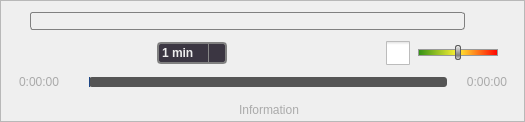
<?xml version="1.0" encoding="UTF-8"?>
<ui version="4.0">
 <class>QOverlayedControl</class>
 <widget class="QWidget" name="QOverlayedControl">
  <property name="geometry">
   <rect>
    <x>0</x>
    <y>0</y>
    <width>525</width>
    <height>122</height>
   </rect>
  </property>
  <property name="windowTitle">
   <string>Form</string>
  </property>
  <property name="styleSheet">
   <string notr="true">/* style sheet for overlay widget ... */
QWidget#QOverlayControl {
   background-color: transparent;
}

/* style ALL comboboxes in this widget ...*/
QComboBox {
   margin: 2px;
   border: 2px solid gray;
   border-radius: 4px;
   padding: 1px 6px 1px 3px;
   font-weight: bold;
}

QComboBox:enabled {
   color: #eee;
   background-color: rgb(59, 54, 66);
}

QComboBox:!enabled {
   color: #ccc;
   background-color: #888;
}

QComboBox::drop-down {
   width: 16px;
   border-left-color: #888;
   border-left-width: 1px;
   border-left-style: solid;
   border-top-right-radius: 4px;
   border-bottom-right-radius: 4px;
}

QComboBox::drop-down:enabled {
   background-color: qlineargradient(spread:pad, x1:0, y1:0, x2:0, y2:1,
   stop:0 #313163,
   stop:0.3  #60609A,
   stop:0.67 #39395B,
   stop:1 black);
}

QComboBox::drop-down:!enabled {
   background-color: #555;
}

QComboBox::down-arrow {
   width: 11px;
   height: 11px;
}

QComboBox::down-arrow:enabled {
   image: url(:/player/down_arrow);
}

QComboBox::down-arrow:!enabled {
   image: url(:/player/down_arrow_disabled);
}

QComboBox QAbstractItemView {
   background-color:  rgb(59, 54, 66);
   color: white;
   selection-background-color: #fc0;
   selection-color: rgb(59, 54, 66);
}
</string>
  </property>
  <property name="locale">
   <locale language="English" country="UnitedStates"/>
  </property>
  <layout class="QVBoxLayout" name="verticalLayout">
   <property name="spacing">
    <number>0</number>
   </property>
   <property name="leftMargin">
    <number>0</number>
   </property>
   <property name="topMargin">
    <number>0</number>
   </property>
   <property name="rightMargin">
    <number>0</number>
   </property>
   <property name="bottomMargin">
    <number>0</number>
   </property>
   <item>
    <widget class="QFrame" name="styleFrame">
     <property name="styleSheet">
      <string notr="true">QFrame#styleFrame {
background-color: qlineargradient(spread:pad, x1:0, y1:0, x2:0, y2:1, stop:0 #303060,
stop:0.3 #101020,
stop:1 #202040);
border-radius: 10px;
border: 2px solid #888;
};
</string>
     </property>
     <property name="frameShape">
      <enum>QFrame::StyledPanel</enum>
     </property>
     <property name="frameShadow">
      <enum>QFrame::Raised</enum>
     </property>
     <widget class="QWidget" name="layoutWidget_2">
      <property name="geometry">
       <rect>
        <x>524</x>
        <y>7</y>
        <width>156</width>
        <height>68</height>
       </rect>
      </property>
      <layout class="QHBoxLayout" name="horizontalLayout_2">
       <item>
        <layout class="QVBoxLayout" name="verticalLayout_4">
         <item>
          <widget class="QLabel" name="labAspect">
           <property name="minimumSize">
            <size>
             <width>24</width>
             <height>14</height>
            </size>
           </property>
           <property name="maximumSize">
            <size>
             <width>24</width>
             <height>14</height>
            </size>
           </property>
           <property name="text">
            <string/>
           </property>
           <property name="pixmap">
            <pixmap resource="../common.qrc">:/player/white_aspect</pixmap>
           </property>
           <property name="scaledContents">
            <bool>true</bool>
           </property>
           <property name="alignment">
            <set>Qt::AlignCenter</set>
           </property>
          </widget>
         </item>
         <item>
          <widget class="QLabel" name="labCrop">
           <property name="minimumSize">
            <size>
             <width>14</width>
             <height>14</height>
            </size>
           </property>
           <property name="maximumSize">
            <size>
             <width>14</width>
             <height>14</height>
            </size>
           </property>
           <property name="text">
            <string/>
           </property>
           <property name="pixmap">
            <pixmap resource="../common.qrc">:/player/white_crop</pixmap>
           </property>
           <property name="scaledContents">
            <bool>true</bool>
           </property>
           <property name="alignment">
            <set>Qt::AlignCenter</set>
           </property>
          </widget>
         </item>
        </layout>
       </item>
       <item>
        <layout class="QVBoxLayout" name="verticalLayout_5">
         <item>
          <widget class="QComboBoxEx" name="cbxAspect">
           <property name="font">
            <font>
             <weight>75</weight>
             <bold>true</bold>
            </font>
           </property>
           <property name="toolTip">
            <string>Aspect</string>
           </property>
           <property name="styleSheet">
            <string notr="true"/>
           </property>
          </widget>
         </item>
         <item>
          <widget class="QComboBoxEx" name="cbxCrop">
           <property name="font">
            <font>
             <weight>75</weight>
             <bold>true</bold>
            </font>
           </property>
           <property name="toolTip">
            <string>Crop</string>
           </property>
          </widget>
         </item>
        </layout>
       </item>
       <item>
        <widget class="QPushButton" name="btnSaveAspectCrop">
         <property name="minimumSize">
          <size>
           <width>22</width>
           <height>22</height>
          </size>
         </property>
         <property name="maximumSize">
          <size>
           <width>22</width>
           <height>22</height>
          </size>
         </property>
         <property name="toolTip">
          <string>Save Video Format</string>
         </property>
         <property name="text">
          <string/>
         </property>
         <property name="icon">
          <iconset resource="../common.qrc">
           <normaloff>:/app/save</normaloff>:/app/save</iconset>
         </property>
         <property name="iconSize">
          <size>
           <width>20</width>
           <height>20</height>
          </size>
         </property>
         <property name="flat">
          <bool>true</bool>
         </property>
        </widget>
       </item>
      </layout>
     </widget>
     <widget class="QTextEdit" name="textEdit">
      <property name="geometry">
       <rect>
        <x>16</x>
        <y>122</y>
        <width>491</width>
        <height>101</height>
       </rect>
      </property>
      <property name="html">
       <string>&lt;!DOCTYPE HTML PUBLIC &quot;-//W3C//DTD HTML 4.0//EN&quot; &quot;http://www.w3.org/TR/REC-html40/strict.dtd&quot;&gt;
&lt;html&gt;&lt;head&gt;&lt;meta name=&quot;qrichtext&quot; content=&quot;1&quot; /&gt;&lt;style type=&quot;text/css&quot;&gt;
p, li { white-space: pre-wrap; }
&lt;/style&gt;&lt;/head&gt;&lt;body style=&quot; font-family:'MS Shell Dlg 2'; font-size:8.25pt; font-weight:400; font-style:normal;&quot;&gt;
&lt;p style=&quot;-qt-paragraph-type:empty; margin-top:0px; margin-bottom:0px; margin-left:0px; margin-right:0px; -qt-block-indent:0; text-indent:0px; font-family:'Ubuntu'; font-size:11pt;&quot;&gt;&lt;br /&gt;&lt;/p&gt;&lt;/body&gt;&lt;/html&gt;</string>
      </property>
     </widget>
     <widget class="QWidget" name="layoutWidget">
      <property name="geometry">
       <rect>
        <x>7</x>
        <y>7</y>
        <width>518</width>
        <height>116</height>
       </rect>
      </property>
      <layout class="QHBoxLayout" name="horizontalLayout">
       <property name="spacing">
        <number>0</number>
       </property>
       <item>
        <widget class="QFrame" name="controlFrame">
         <property name="minimumSize">
          <size>
           <width>500</width>
           <height>114</height>
          </size>
         </property>
         <property name="maximumSize">
          <size>
           <width>460</width>
           <height>114</height>
          </size>
         </property>
         <property name="frameShape">
          <enum>QFrame::NoFrame</enum>
         </property>
         <property name="frameShadow">
          <enum>QFrame::Raised</enum>
         </property>
         <property name="lineWidth">
          <number>0</number>
         </property>
         <layout class="QVBoxLayout" name="verticalLayout_2">
          <property name="spacing">
           <number>0</number>
          </property>
          <property name="leftMargin">
           <number>0</number>
          </property>
          <property name="topMargin">
           <number>0</number>
          </property>
          <property name="rightMargin">
           <number>0</number>
          </property>
          <property name="bottomMargin">
           <number>0</number>
          </property>
          <item>
           <layout class="QHBoxLayout" name="hLayoutCaption">
            <property name="spacing">
             <number>4</number>
            </property>
            <property name="leftMargin">
             <number>5</number>
            </property>
            <property name="topMargin">
             <number>4</number>
            </property>
            <property name="bottomMargin">
             <number>10</number>
            </property>
            <item>
             <widget class="QPushButton" name="pushHide">
              <property name="minimumSize">
               <size>
                <width>14</width>
                <height>14</height>
               </size>
              </property>
              <property name="maximumSize">
               <size>
                <width>14</width>
                <height>14</height>
               </size>
              </property>
              <property name="text">
               <string/>
              </property>
              <property name="icon">
               <iconset resource="../common.qrc">
                <normaloff>:/player/move-handle</normaloff>:/player/move-handle</iconset>
              </property>
              <property name="iconSize">
               <size>
                <width>6</width>
                <height>6</height>
               </size>
              </property>
              <property name="flat">
               <bool>true</bool>
              </property>
             </widget>
            </item>
            <item>
             <widget class="QMoveHandle" name="labMoveHandle">
              <property name="styleSheet">
               <string notr="true">QLabel {
color: white;
border-radius: 3px;
border: 1px solid gray;
}</string>
              </property>
              <property name="frameShape">
               <enum>QFrame::StyledPanel</enum>
              </property>
              <property name="frameShadow">
               <enum>QFrame::Plain</enum>
              </property>
              <property name="lineWidth">
               <number>1</number>
              </property>
              <property name="text">
               <string/>
              </property>
              <property name="alignment">
               <set>Qt::AlignCenter</set>
              </property>
             </widget>
            </item>
            <item>
             <widget class="QPushButton" name="btnWindowed">
              <property name="minimumSize">
               <size>
                <width>18</width>
                <height>18</height>
               </size>
              </property>
              <property name="maximumSize">
               <size>
                <width>18</width>
                <height>18</height>
               </size>
              </property>
              <property name="toolTip">
               <string>Minimal Interface</string>
              </property>
              <property name="text">
               <string/>
              </property>
              <property name="icon">
               <iconset>
                <normaloff>:/player/from_wnd</normaloff>:/player/from_wnd</iconset>
              </property>
              <property name="iconSize">
               <size>
                <width>16</width>
                <height>16</height>
               </size>
              </property>
              <property name="flat">
               <bool>true</bool>
              </property>
             </widget>
            </item>
            <item>
             <widget class="QPushButton" name="btnFullScreen">
              <property name="minimumSize">
               <size>
                <width>16</width>
                <height>16</height>
               </size>
              </property>
              <property name="maximumSize">
               <size>
                <width>16</width>
                <height>16</height>
               </size>
              </property>
              <property name="toolTip">
               <string>Toggle Fullscreen</string>
              </property>
              <property name="text">
               <string/>
              </property>
              <property name="icon">
               <iconset resource="../common.qrc">
                <normaloff>:/player/leave-fullscreen</normaloff>:/player/leave-fullscreen</iconset>
              </property>
              <property name="iconSize">
               <size>
                <width>12</width>
                <height>12</height>
               </size>
              </property>
              <property name="flat">
               <bool>true</bool>
              </property>
             </widget>
            </item>
           </layout>
          </item>
          <item>
           <layout class="QHBoxLayout" name="hLayoutExtControl">
            <property name="spacing">
             <number>3</number>
            </property>
            <property name="leftMargin">
             <number>9</number>
            </property>
            <property name="rightMargin">
             <number>9</number>
            </property>
            <item>
             <widget class="QPushButton" name="pushPlay">
              <property name="maximumSize">
               <size>
                <width>26</width>
                <height>26</height>
               </size>
              </property>
              <property name="toolTip">
               <string>Play selected Channel</string>
              </property>
              <property name="text">
               <string/>
              </property>
              <property name="icon">
               <iconset resource="../common.qrc">
                <normaloff>:/app/play</normaloff>:/app/play</iconset>
              </property>
              <property name="iconSize">
               <size>
                <width>24</width>
                <height>24</height>
               </size>
              </property>
              <property name="autoDefault">
               <bool>false</bool>
              </property>
              <property name="flat">
               <bool>true</bool>
              </property>
             </widget>
            </item>
            <item>
             <widget class="QPushButton" name="pushRecord">
              <property name="maximumSize">
               <size>
                <width>26</width>
                <height>26</height>
               </size>
              </property>
              <property name="toolTip">
               <string>Record selected Channel</string>
              </property>
              <property name="text">
               <string/>
              </property>
              <property name="icon">
               <iconset resource="../common.qrc">
                <normaloff>:/app/record</normaloff>:/app/record</iconset>
              </property>
              <property name="iconSize">
               <size>
                <width>24</width>
                <height>24</height>
               </size>
              </property>
              <property name="autoDefault">
               <bool>false</bool>
              </property>
              <property name="flat">
               <bool>true</bool>
              </property>
             </widget>
            </item>
            <item>
             <widget class="QPushButton" name="pushStop">
              <property name="enabled">
               <bool>false</bool>
              </property>
              <property name="minimumSize">
               <size>
                <width>0</width>
                <height>0</height>
               </size>
              </property>
              <property name="maximumSize">
               <size>
                <width>26</width>
                <height>26</height>
               </size>
              </property>
              <property name="toolTip">
               <string>Stop Player</string>
              </property>
              <property name="text">
               <string/>
              </property>
              <property name="icon">
               <iconset resource="../common.qrc">
                <normaloff>:/app/stop</normaloff>:/app/stop</iconset>
              </property>
              <property name="iconSize">
               <size>
                <width>24</width>
                <height>24</height>
               </size>
              </property>
              <property name="autoDefault">
               <bool>false</bool>
              </property>
              <property name="flat">
               <bool>true</bool>
              </property>
             </widget>
            </item>
            <item>
             <spacer name="horizontalSpacer_2">
              <property name="orientation">
               <enum>Qt::Horizontal</enum>
              </property>
              <property name="sizeHint" stdset="0">
               <size>
                <width>0</width>
                <height>20</height>
               </size>
              </property>
             </spacer>
            </item>
            <item>
             <widget class="QPushButton" name="pushBwd">
              <property name="enabled">
               <bool>false</bool>
              </property>
              <property name="maximumSize">
               <size>
                <width>26</width>
                <height>26</height>
               </size>
              </property>
              <property name="toolTip">
               <string>Jump Backward</string>
              </property>
              <property name="text">
               <string/>
              </property>
              <property name="icon">
               <iconset resource="../common.qrc">
                <normaloff>:/app/bwd</normaloff>:/app/bwd</iconset>
              </property>
              <property name="iconSize">
               <size>
                <width>24</width>
                <height>24</height>
               </size>
              </property>
              <property name="flat">
               <bool>true</bool>
              </property>
             </widget>
            </item>
            <item>
             <widget class="QComboBoxEx" name="cbxTimeJumpVal">
              <property name="minimumSize">
               <size>
                <width>70</width>
                <height>0</height>
               </size>
              </property>
              <property name="toolTip">
               <string>Time Jump Value in minutes</string>
              </property>
              <item>
               <property name="text">
                <string>1 min</string>
               </property>
              </item>
              <item>
               <property name="text">
                <string>2 min</string>
               </property>
              </item>
              <item>
               <property name="text">
                <string>3 min</string>
               </property>
              </item>
              <item>
               <property name="text">
                <string>4 min</string>
               </property>
              </item>
              <item>
               <property name="text">
                <string>5 min</string>
               </property>
              </item>
              <item>
               <property name="text">
                <string>10 min</string>
               </property>
              </item>
             </widget>
            </item>
            <item>
             <widget class="QPushButton" name="pushFwd">
              <property name="enabled">
               <bool>false</bool>
              </property>
              <property name="maximumSize">
               <size>
                <width>26</width>
                <height>26</height>
               </size>
              </property>
              <property name="toolTip">
               <string>Jump Forward</string>
              </property>
              <property name="text">
               <string/>
              </property>
              <property name="icon">
               <iconset resource="../common.qrc">
                <normaloff>:/app/fwd</normaloff>:/app/fwd</iconset>
              </property>
              <property name="iconSize">
               <size>
                <width>24</width>
                <height>24</height>
               </size>
              </property>
              <property name="flat">
               <bool>true</bool>
              </property>
             </widget>
            </item>
            <item>
             <widget class="QLabel" name="labTargetTime">
              <property name="sizePolicy">
               <sizepolicy hsizetype="MinimumExpanding" vsizetype="Preferred">
                <horstretch>0</horstretch>
                <verstretch>0</verstretch>
               </sizepolicy>
              </property>
              <property name="minimumSize">
               <size>
                <width>100</width>
                <height>26</height>
               </size>
              </property>
              <property name="styleSheet">
               <string notr="true">QLabel#labTargetTime {
color: white;
font-weight: bold;
}</string>
              </property>
              <property name="text">
               <string/>
              </property>
             </widget>
            </item>
            <item>
             <spacer name="horizontalSpacer">
              <property name="orientation">
               <enum>Qt::Horizontal</enum>
              </property>
              <property name="sizeHint" stdset="0">
               <size>
                <width>0</width>
                <height>20</height>
               </size>
              </property>
             </spacer>
            </item>
            <item>
             <widget class="QCheckBox" name="checkMute">
              <property name="styleSheet">
               <string notr="true"> QCheckBox#checkMute {
     spacing: 5px;
 }

QCheckBox#checkMute::indicator {
     width:  24px;
     height: 24px;
}

QCheckBox#checkMute::indicator:unchecked {
     image: url(:/player/sound_on);
}

QCheckBox#checkMute::indicator:checked {
     image: url(:/player/sound_off);
}
</string>
              </property>
              <property name="text">
               <string/>
              </property>
             </widget>
            </item>
            <item>
             <widget class="QClickAndGoSlider" name="volSlider">
              <property name="minimumSize">
               <size>
                <width>80</width>
                <height>0</height>
               </size>
              </property>
              <property name="maximumSize">
               <size>
                <width>80</width>
                <height>16777215</height>
               </size>
              </property>
              <property name="styleSheet">
               <string notr="true">QSlider::groove:horizontal {
   border: 1px solid #999999;
   height: 5px; /* the groove expands to the size of the slider by default. by giving it a height, it has a fixed size */
   background-color: qlineargradient(spread:pad, x1:0, y1:0, x2:1, y2:0, stop:0 rgba(48, 144, 22, 255), stop:0.490566 rgba(255, 242, 53, 255), stop:1 rgba(255, 0, 0, 255));
   margin: 2px 0;
}

 QSlider::handle:horizontal {
     background-color: qlineargradient(spread:pad, x1:0, y1:0, x2:0, y2:1, stop:0 #eee,     stop:0.7 grey, stop:1 #dedede);
     border: 1px solid #5c5c5c;
     width: 4px;
     margin: -5px 0; /* handle is placed by default on the contents rect of the groove. Expand outside the groove */
     border-radius: 2px;
 }
</string>
              </property>
              <property name="maximum">
               <number>200</number>
              </property>
              <property name="pageStep">
               <number>0</number>
              </property>
              <property name="value">
               <number>100</number>
              </property>
              <property name="sliderPosition">
               <number>100</number>
              </property>
              <property name="orientation">
               <enum>Qt::Horizontal</enum>
              </property>
              <property name="invertedControls">
               <bool>false</bool>
              </property>
              <property name="tickPosition">
               <enum>QSlider::NoTicks</enum>
              </property>
             </widget>
            </item>
           </layout>
          </item>
          <item>
           <layout class="QHBoxLayout" name="hLayoutPosSlider" stretch="0,10,0">
            <property name="spacing">
             <number>4</number>
            </property>
            <property name="leftMargin">
             <number>12</number>
            </property>
            <property name="rightMargin">
             <number>0</number>
            </property>
            <item>
             <widget class="QTimeLabel" name="labTime">
              <property name="enabled">
               <bool>true</bool>
              </property>
              <property name="minimumSize">
               <size>
                <width>66</width>
                <height>0</height>
               </size>
              </property>
              <property name="styleSheet">
               <string notr="true">QLabel#labTime {
color: #aaa;
}</string>
              </property>
              <property name="frameShape">
               <enum>QFrame::NoFrame</enum>
              </property>
              <property name="frameShadow">
               <enum>QFrame::Plain</enum>
              </property>
              <property name="lineWidth">
               <number>0</number>
              </property>
              <property name="text">
               <string>0:00:00</string>
              </property>
              <property name="alignment">
               <set>Qt::AlignLeading|Qt::AlignLeft|Qt::AlignVCenter</set>
              </property>
             </widget>
            </item>
            <item>
             <widget class="QClickAndGoSlider" name="posSlider">
              <property name="enabled">
               <bool>false</bool>
              </property>
              <property name="sizePolicy">
               <sizepolicy hsizetype="Expanding" vsizetype="MinimumExpanding">
                <horstretch>0</horstretch>
                <verstretch>0</verstretch>
               </sizepolicy>
              </property>
              <property name="minimumSize">
               <size>
                <width>0</width>
                <height>24</height>
               </size>
              </property>
              <property name="maximumSize">
               <size>
                <width>16777215</width>
                <height>16777215</height>
               </size>
              </property>
              <property name="styleSheet">
               <string notr="true">QSlider::groove:horizontal {
   background-color: #555;
   height:           10px;
   border-radius:    3px;
}

QSlider::handle:horizontal {
   background-color: qlineargradient(spread:pad, x1:0, y1:0, x2:0, y2:1, stop:0 #727272, stop:0.15 white, stop:0.75 white, stop:1 #888);
   border: 1px solid #5c5c5c;
   border-radius: 3px;
   width:         4px;
   margin:       -6px 0;
 }

QSlider::handle:horizontal:disabled {
   border: 0;
   width:  0;
   margin: 0;
 }

QSlider::handle:horizontal:pressed, QSlider::handle:horizontal:hover {
   background-color: qlineargradient(spread:pad, x1:0, y1:0, x2:0, y2:1, stop:0 #002255, stop:0.15 #8ec6e9, stop:0.75 #8ec6e9, stop:1 #003366);
   border-color:     #003366;
}

QSlider::sub-page:horizontal, QSlider::sub-page:horizontal:disabled {
   background-color: qlineargradient(spread:pad, x1:0, y1:0, x2:0, y2:1, stop:0 #bacbdb, stop:0.280 #5077ae, stop:0.281 #406da6, stop:0.660 #b9ddf3, stop:0.950 #88bbe8, stop:0.951 #84b4da, stop:1 #84b4da);
   border: 1px solid #1e4785;
   border-radius:    3px;
}
</string>
              </property>
              <property name="maximum">
               <number>1000</number>
              </property>
              <property name="pageStep">
               <number>0</number>
              </property>
              <property name="value">
               <number>0</number>
              </property>
              <property name="orientation">
               <enum>Qt::Horizontal</enum>
              </property>
             </widget>
            </item>
            <item>
             <widget class="QTimeLabel" name="labLength">
              <property name="minimumSize">
               <size>
                <width>56</width>
                <height>0</height>
               </size>
              </property>
              <property name="styleSheet">
               <string notr="true">QLabel#labLength {
color: #aaa;
}</string>
              </property>
              <property name="text">
               <string>0:00:00</string>
              </property>
              <property name="textFormat">
               <enum>Qt::AutoText</enum>
              </property>
              <property name="scaledContents">
               <bool>false</bool>
              </property>
              <property name="alignment">
               <set>Qt::AlignRight|Qt::AlignTrailing|Qt::AlignVCenter</set>
              </property>
             </widget>
            </item>
           </layout>
          </item>
          <item>
           <layout class="QHBoxLayout" name="horizontalLayout_3">
            <property name="spacing">
             <number>0</number>
            </property>
            <item>
             <widget class="QPushButton" name="btnScrShot">
              <property name="minimumSize">
               <size>
                <width>24</width>
                <height>24</height>
               </size>
              </property>
              <property name="maximumSize">
               <size>
                <width>24</width>
                <height>24</height>
               </size>
              </property>
              <property name="toolTip">
               <string>Screenshot</string>
              </property>
              <property name="text">
               <string/>
              </property>
              <property name="icon">
               <iconset resource="../common.qrc">
                <normaloff>:/app/cam</normaloff>:/app/cam</iconset>
              </property>
              <property name="iconSize">
               <size>
                <width>20</width>
                <height>24</height>
               </size>
              </property>
              <property name="shortcut">
               <string>Ctrl+S</string>
              </property>
              <property name="flat">
               <bool>true</bool>
              </property>
             </widget>
            </item>
            <item>
             <spacer name="horizontalSpacer_4">
              <property name="orientation">
               <enum>Qt::Horizontal</enum>
              </property>
              <property name="sizeHint" stdset="0">
               <size>
                <width>40</width>
                <height>20</height>
               </size>
              </property>
             </spacer>
            </item>
            <item>
             <widget class="QPushButton" name="pushInfo">
              <property name="minimumSize">
               <size>
                <width>100</width>
                <height>20</height>
               </size>
              </property>
              <property name="maximumSize">
               <size>
                <width>100</width>
                <height>20</height>
               </size>
              </property>
              <property name="toolTip">
               <string>Additional Information</string>
              </property>
              <property name="styleSheet">
               <string notr="true">QPushButton#pushInfo{
color: #aaa;
font-size: 12px;
}</string>
              </property>
              <property name="text">
               <string>Information</string>
              </property>
              <property name="icon">
               <iconset resource="../common.qrc">
                <normaloff>:/png/info_open</normaloff>:/png/info_open</iconset>
              </property>
              <property name="iconSize">
               <size>
                <width>10</width>
                <height>10</height>
               </size>
              </property>
              <property name="flat">
               <bool>true</bool>
              </property>
             </widget>
            </item>
            <item>
             <spacer name="horizontalSpacer_5">
              <property name="orientation">
               <enum>Qt::Horizontal</enum>
              </property>
              <property name="sizeHint" stdset="0">
               <size>
                <width>40</width>
                <height>20</height>
               </size>
              </property>
             </spacer>
            </item>
           </layout>
          </item>
         </layout>
        </widget>
       </item>
       <item>
        <widget class="QPushButton" name="pushExt">
         <property name="minimumSize">
          <size>
           <width>16</width>
           <height>80</height>
          </size>
         </property>
         <property name="maximumSize">
          <size>
           <width>16</width>
           <height>80</height>
          </size>
         </property>
         <property name="toolTip">
          <string>Additional Settings</string>
         </property>
         <property name="text">
          <string/>
         </property>
         <property name="icon">
          <iconset resource="../common.qrc">
           <normaloff>:/png/open</normaloff>:/png/open</iconset>
         </property>
         <property name="iconSize">
          <size>
           <width>10</width>
           <height>10</height>
          </size>
         </property>
         <property name="flat">
          <bool>true</bool>
         </property>
        </widget>
       </item>
      </layout>
     </widget>
    </widget>
   </item>
  </layout>
 </widget>
 <customwidgets>
  <customwidget>
   <class>QComboBoxEx</class>
   <extends>QComboBox</extends>
   <header>qcomboboxex.h</header>
  </customwidget>
  <customwidget>
   <class>QClickAndGoSlider</class>
   <extends>QSlider</extends>
   <header>qclickandgoslider.h</header>
  </customwidget>
  <customwidget>
   <class>QTimeLabel</class>
   <extends>QLabel</extends>
   <header>qtimelabel.h</header>
  </customwidget>
  <customwidget>
   <class>QMoveHandle</class>
   <extends>QLabel</extends>
   <header>qmovehandle.h</header>
  </customwidget>
 </customwidgets>
 <resources>
  <include location="../common.qrc"/>
 </resources>
 <connections/>
</ui>
